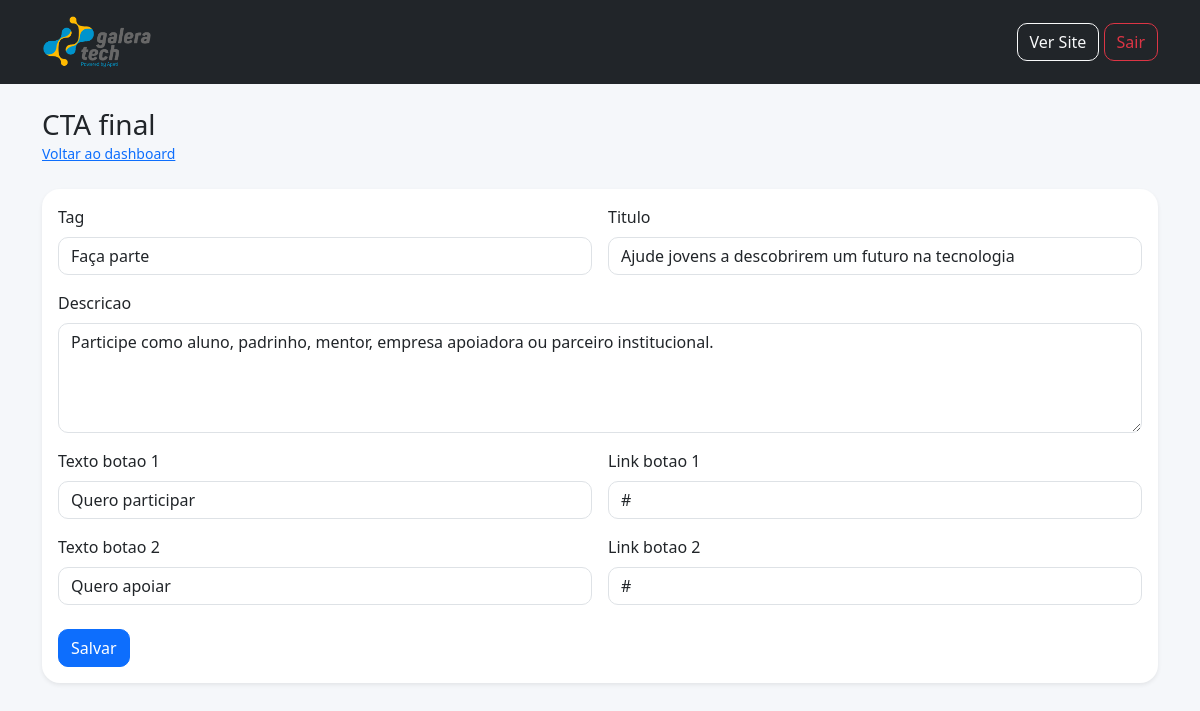
The app's page /admin/single.php?type=cta (signed in) with its own data.
### tables this page shows
CREATE TABLE cta (
    id INT AUTO_INCREMENT PRIMARY KEY,
    tag VARCHAR(80),
    titulo VARCHAR(180),
    descricao TEXT,
    texto_botao_1 VARCHAR(80),
    link_botao_1 VARCHAR(255),
    texto_botao_2 VARCHAR(80),
    link_botao_2 VARCHAR(255)
);

### includes/helpers.php (called while the page is built, shortened)
<?php
function e(?string $value): string
{
    return htmlspecialchars((string) $value, ENT_QUOTES, 'UTF-8');
}
?>

### admin/single.php (the view, shortened to what this page needs)
<?php
require_once __DIR__ . '/../config/database.php';
$type = $_GET['type'] ?? '';
$singleConfigs = [
    'sobre' => [
        'table' => 'sobre',
        'title' => 'Sobre o projeto',
        'upload_folder' => 'sobre',
        'fields' => [
            'tag' => 'text',
            'titulo' => 'text',
            'texto_1' => 'textarea',
            'texto_2' => 'textarea',
            'imagem' => 'file',
            'alt_imagem' => 'text',
        ],
    ],
    'cta' => [
        'table' => 'cta',
        'title' => 'CTA final',
        'upload_folder' => '',
        'fields' => [
            'tag' => 'text',
            'titulo' => 'text',
            'descricao' => 'textarea',
            'texto_botao_1' => 'text',
            'link_botao_1' => 'text',
            'texto_botao_2' => 'text',
            'link_botao_2' => 'text',
        ],
    ],
    'config' => [
        'table' => 'site_config',
        'title' => 'Configurações gerais',
        'upload_folder' => 'parceiros',
        'fields' => [
            'titulo_site' => 'text',
            'descricao_site' => 'textarea',
            'logo' => 'file',
            'texto_botao_menu' => 'text',
            'instagram' => 'text',
            'instagram_link' => 'text',
            'whatsapp_formatado' => 'text',
            'whatsapp_link' => 'text',
            'endereco' => 'text',
            'texto_rodape' => 'textarea',
            'link_apeti' => 'text',
            'link_inscricao' => 'text',
            'link_padrinho' => 'text',
        ],
    ],
];
$configSingle = $singleConfigs[$type] ?? null;
$table = $configSingle['table'];
$fields = $configSingle['fields'];
$title = $configSingle['title'];
$row = $pdo->query("SELECT * FROM {$table} LIMIT 1")->fetch();
require_once __DIR__ . '/includes/header.php';
?>
<div class="mb-4">
    <h1 class="h3 mb-0"><?= e($title) ?></h1>
    <a href="dashboard.php" class="small">Voltar ao dashboard</a>
</div>
<div class="card border-0 shadow-sm">
    <div class="card-body">
        <form method="post" enctype="multipart/form-data">
            <div class="row g-3">
                <?php foreach ($fields as $field => $kind): ?>
                    <div class="col-md-<?= $kind === 'textarea' ? '12' : '6' ?>">
                        <label class="form-label"><?= e(ucfirst(str_replace('_', ' ', $field))) ?></label>
                        <?php if ($kind === 'textarea'): ?>
                            <textarea name="<?= e($field) ?>" class="form-control" rows="4"><?= e($row[$field] ?? '') ?></textarea>
                        <?php else: ?>
                            <input type="<?= e($kind) ?>" name="<?= e($field) ?>" class="form-control" value="<?= e((string)($row[$field] ?? '')) ?>">
                        <?php endif; ?>
                    </div>
                <?php endforeach; ?>
            </div>
            <button class="btn btn-primary mt-4">Salvar</button>
        </form>
    </div>
</div>
<?php require_once __DIR__ . '/includes/footer.php'; ?>

### assets/css/admin.css (style rules this page uses)
body { background-color: #f5f7fa; }
.card { border-radius: 18px; }
.form-control, .btn { border-radius: 10px; }

### records on screen
cta: tag "Faça parte", titulo "Ajude jovens a descobrirem um futuro na tecnologia", descricao "Participe como aluno, padrinho, mentor, empresa apoiadora ou parceiro institucional.", texto_botao_1 "Quero participar", link_botao_1 "#", texto_botao_2 "Quero apoiar", link_botao_2 "#"

### other values on screen
$title "CTA final"
str_replace('_', ' ', $field) "Tag"
str_replace('_', ' ', $field) "Titulo"
str_replace('_', ' ', $field) "Descricao"
str_replace('_', ' ', $field) "Texto botao 1"
str_replace('_', ' ', $field) "Link botao 1"
str_replace('_', ' ', $field) "Texto botao 2"
str_replace('_', ' ', $field) "Link botao 2"
